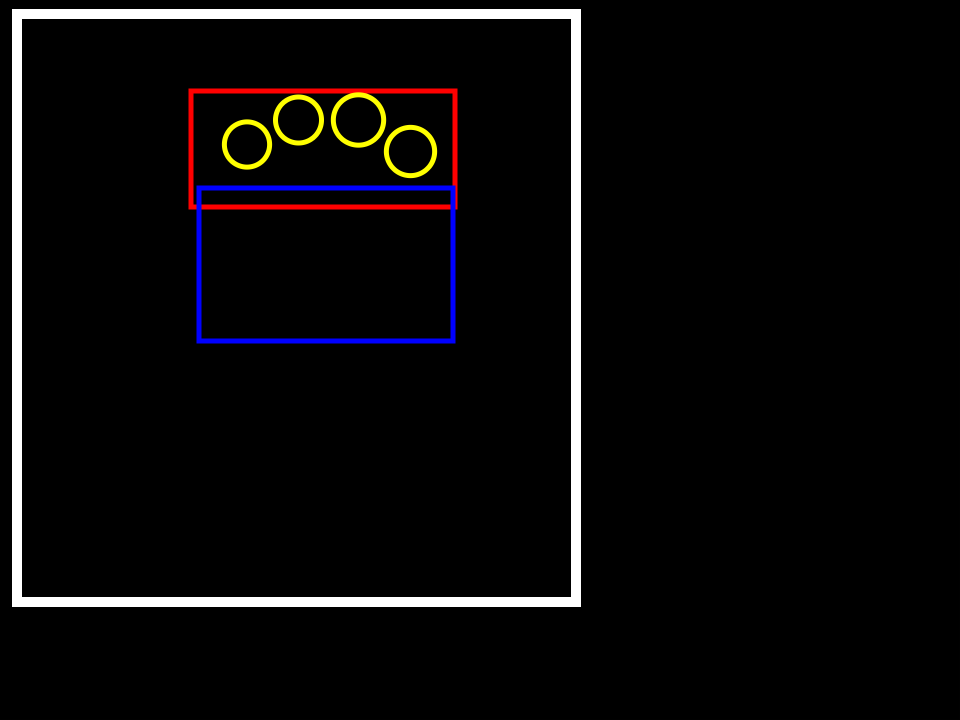
#> input picture meter-reader-Ivy/take-picture-and-read-meter/mask.jpeg, 960 x 720 px
$ python read_meter.py mask.jpeg
#> lines starting #> are read from the running program, lines starting #| are printed output that depends on the picture; after the words box and inside, x2 and y2 are one past the last pixel; in counts of white or black regions, pixels touching at a corner belong together
'''
Python version: 2.7
OpenCV version: 3.4.0
'''

# ======================================================
# Import necessary libraries and helper functions
# ======================================================

import numpy as np
import cv2
import random
from helpers import imshow
import sys
import math
import xml.etree.ElementTree as ET
from datetime import datetime
import os.path

# ======================================================
# ======================================================
# HELPER METHODS
# ======================================================
# ======================================================

def apply_mask(image, mask):
    h = image.shape[0]
    w = image.shape[1]
    image_with_mask = np.copy(image)
    for y in range(h):
        for x in range(w):
            r, g, b = mask[y, x]
            if r == 0 and g == 0 and b == 0:
                continue
            else:
                image_with_mask[y, x] = (r, g, b)
    return image_with_mask

def resize_image(image, width = None, height = None, inter = cv2.INTER_AREA):
    dimimension = None
    (h, w) = image.shape[:2]

    if width is None and height is None:
        return image
    if width is None:
        ratio = height / float(h)
        dimimension = (int(w * ratio), height)
    else:
        ratio = width / float(w)
        dimimension = (width, int(h * ratio))

    resized = cv2.resize(image, dimimension, interpolation = inter)
    return resized

# generate a set of matrices A_x, of size (m,n),
# where the xth matrix represents a vector drawn
# from the origin making an angle x with the X axis
# x ranges from 0 to 360 in step of 5
# [39 lines left out: functions create_matrices, matrix_dot_product, not called in this run]

# Parse arguments (string -> list)
# Require: s has to be in the format: 1,2,3,4...
def arg_parser(s):
    l = [] # returned list of points
    count = 1
    li = s.split(",")
    for i in li:
        if count == 1:
            p = [] # a point (x, y)
            p.append(int(float(i)))
        elif count == 0:
            p.append(int(float(i)))
            l.append(p)
        count = 1 - count
    return l

# Helper function to find angle between vectors v1 and v2
# [161 lines left out: functions get_angle, subtract_vectors, get_reading_top, get_reading_bottom, segment_image_hsv, get_angle and 4 more, not called in this run]

'''
Method for processing the top dials for a given segmentation threshold.
This method returns:
    "high" - if segmentation threshold is too high
    "low" - if segmentation threshold is too low
    Array of four angles (for four arrows) - if segmentation threshold is good enough
'''
def process_top_dials(seg_threshold, min_area, max_area,
                      thresh_angle, k, num_sample_points, color_range):
    global top_dials
    global top_dials_original
    angles = [] # angles of arrows with positive x-axis

    # Get a binary mask and clean it up.
    retval, mask = cv2.threshold(top_dials_gray, seg_threshold, 255, cv2.THRESH_BINARY_INV )
    median = cv2.medianBlur(mask, 21)
    mask = cv2.morphologyEx(median, cv2.MORPH_CLOSE, None, iterations = 6)
    mask = cv2.morphologyEx(median, cv2.MORPH_OPEN, None, iterations = 3)
    ##imshow(mask, "MASK")

    num_pixels = mask.size
    num_nonzero_pixels = cv2.countNonZero(mask)
    ratio = float(num_nonzero_pixels)/num_pixels
    print ("Fraction of nonzero pixels:", ratio)

    # Case 1: If ratio of nonzero pixels is too high, the threshold is too high.
    if ratio > 0.15:
        print ("   threshold is too high")
        return "high"
    if ratio < 0.05:
        print ("   threshold is too low")
        return "low"

    # ========================= Get contour of each "inner circle" ========================
    lower = np.array(color_range[0])
    upper = np.array(color_range[1])
    mask = cv2.inRange(top_dials, lower, upper)
    #imshow(mask, "Region of top dials")
    contours, hierarchy = cv2.findContours(mask, cv2.RETR_EXTERNAL, cv2.CHAIN_APPROX_SIMPLE)
    contours = sorted(contours, key=lambda ctr: cv2.boundingRect(ctr)[0]) # Sort left to right

    a = 0
    for contour in contours:
        # a += 1
        # if a != 1:
        #      continue
        center, radius = cv2.minEnclosingCircle(contour)

        # ================== cast values of center and radius to integer ===================
        c = list(center)
        c[0] = int(c[0])
        c[1] = int(c[1])
        center = tuple(c)
        radius *= 0.75
        radius = int(radius)

        # ======================= draw the contour and crop the image =======================
        top_dials_copy = np.copy(top_dials_original)
        cv2.circle(top_dials_copy, center, radius, (255, 0, 255), 2)
        #imshow(top_dials_copy, "Region of one top dial")
        one_top_dial = top_dials_original[center[1]-radius:center[1]+radius, center[0]-radius:center[0]+radius]
        one_top_dial_gray = cv2.cvtColor(one_top_dial, cv2.COLOR_BGR2GRAY)
        #imshow(one_top_dial_gray, "One top dial gray")
        rows,cols = one_top_dial_gray.shape

        # ====================== find Convex Hull of one_top_dial_gray ======================
        # Get a binary mask and clean it up.
        retval, mask = cv2.threshold(one_top_dial_gray, seg_threshold, 180, cv2.THRESH_BINARY_INV)
        median = cv2.medianBlur(mask, 21)
        #imshow(mask, "MASK")
        mask = cv2.morphologyEx(median, cv2.MORPH_CLOSE, None, iterations = 6)
        mask = cv2.morphologyEx(median, cv2.MORPH_OPEN, None, iterations = 3)
        contours, hierarchy = cv2.findContours(mask, cv2.RETR_TREE, cv2.CHAIN_APPROX_SIMPLE)

        # create hull array for convex hull points
        hull = []
        for i in range(len(contours)):
            hull.append(cv2.convexHull(contours[i], False))
        # draw contours and hull points
        drawing = np.zeros((rows, cols, 3), np.uint8)
        drawing.fill(50)
        for i in range(len(contours)):
            color_contours = (0, 0, 0)
            color = (0, 0, 0)
            cv2.drawContours(drawing, contours, i, color_contours, 1, 8, hierarchy)
            cv2.drawContours(drawing, hull, i, color, 1, 8)
            cv2.fillPoly(drawing, hull, color)

        #imshow(drawing, "Identified Convex Hull")

        # ======= find the maximum dot product between the processed image and A_x's ========
        A = create_matrices(rows, cols)
        i = 0
        prod = 0
        angle = 0
        angle1 = 0
        angle2 = 0
        for x in range(0, 360, 5):
            temp = matrix_dot_product(A[i], drawing)
            if x == 0:
                prod = temp
            if temp > prod:
                prod = temp
                angle1 = x
            # [6 lines of commented-out code are left out]
            i += 1
        i = 0
        for x in range(0, 360, 5):
            temp = matrix_dot_product(A[i], drawing)
            if x == 0:
                prod = temp
            if temp >= prod:
                prod = temp
                angle2 = x
            i += 1
        if abs(angle1 - angle2) > 35:
            angle = angle1
        else:
            angle = (angle1 + angle2) / 2
        # print("old angle: " + str(angle), ", " + str(angle1) + ", " + str(angle2))

        # convert angle wrt negative y-axis to positve x-axis
        if angle - 90 >= 0:
            angle -= 90
        else:
            angle += 270

        # ======= draw the line indicating the angle ========
        origin_x = math.floor(cols / 2)
        origin_y = math.floor(rows / 2)
        sinx = math.sin(angle/180*3.14)
        cosx = math.cos(angle/180*3.14)
        r = min(cols, rows) / 2
        cv2.line(drawing,(origin_x, origin_y),(origin_x + math.floor(r * cosx), origin_y - math.floor(r * sinx)),(0,0,255),3)
        #imshow(drawing, "Found Angle")
        angles.append(angle)
    return angles

# [6 lines left out: function displayError, not called in this run]


# ======================================================
# ======================================================
# MAIN
# ======================================================
# ======================================================

IMG_PATH = ""
IMG_PATH_ORIGINAL = ""

# CONSTANTS:
K = 10
THRESH_ANGLE = 60
NUM_SAMPLE_POINTS_SMALL_ARROW = 50
NUM_SAMPLE_POINTS_LONG_ARROW = 250
SMALL_ARROW_MIN_AREA = 3000
SMALL_ARROW_MAX_AREA = 6000
IMAGE_WIDTH = 960
IMAGE_HEIGHT = 720

# FOR GENERAL METER
BOTTOM_DIAL_BASE_ANGLE_LEFT = 48
BOTTOM_DIAL_BASE_ANGLE_RIGHT = 33.75
BOTTOM_READING_LEFT = 0
BOTTOM_READING_RIGHT = 0
GET_BASE_ANGLE_ONLY = 0
DIAL_TYPE = 0 # 1 - CIRCULAR_DIAL_ONLY, 2 - SCALE_ONLY, 3 - BOTH
NUM_OF_CIRCULAR_DIALS = 0
ORIENTATION_OF_FIRST_DIAL = 0
BOTTOM_DIAL_BOUNDARY_POINTS = []
base_angle = 0
SCALE_TYPE = 1
LOG_FILENAME = ""

# Color HSV
boundaries = [
    ([220, 220, 220], [256, 256, 256]), # white
    ([17, 15, 130], [50, 56, 260]),     # red
    ([86, 31, 4], [220, 88, 50]),       # blue
    ([0, 200, 220], [150, 260, 260]),   # yellow
    ([36,0,0], [86,255,255]),           # green
    ([180,0,100], [200,100,170])        # purple
]

# Parse meter_property.xml
tree = ET.parse('meter_property.xml')
#> (reads meter-reader-Ivy/take-picture-and-read-meter/meter_property.xml from the repository)
root = tree.getroot()
for child in root:
    tag = child.tag
    attrib = child.attrib
    # if tag == "image_unedited":
    #     IMG_PATH_ORIGINAL = child.text
    if tag == "meter_type":
        try:
            DIAL_TYPE = int(child.text)
        except:
            displayError(1)
    elif tag == "base_angle":
        try:
            base_angle = float(child.text)
        except:
            displayError(2)
    elif tag == "number_of_dial":
        try:
            NUM_OF_CIRCULAR_DIALS = int(child.text)
        except:
            displayError(1)
    elif tag == "orientation":
        try:
            ORIENTATION_OF_FIRST_DIAL = int(child.text)
        except:
            displayError(1)
    elif tag == "coordinates":
        s = ""
        for val in child:
            s += val.text
            s += ","
        s = s[:-1]
        bottom_dial_bound = arg_parser(s)
    elif tag == "boundary_reading":
        s = ""
        for val in child:
            s += val.text
            s += ","
        s = s[:-1]
        l = arg_parser(s)
        BOTTOM_READING_LEFT = l[0][0]
        BOTTOM_READING_RIGHT = l[0][1]
    elif tag == "log_or_linear":
        try:
            SCALE_TYPE = int(child.text)
        except:
            displayError(1)
    elif tag == "filename_to_save":
        LOG_FILENAME = child.text

# get the original image and resize
IMG_PATH_ORIGINAL = sys.argv[1]
image_orig = cv2.imread(IMG_PATH_ORIGINAL)
#> image_orig is the input picture: shape (720, 960, 3); mean B, G, R 10, 9.6, 10.9
image_orig = resize_image(image_orig, height = 720)
# image_orig = cv2.resize(image_orig, (IMAGE_WIDTH, IMAGE_HEIGHT))

# get the edited image from mask
mask = cv2.imread("mask.jpeg")
image_temp = apply_mask(image_orig, mask)
cv2.imwrite("image_with_mask.jpeg",image_temp) # save the image in current directory
image = cv2.imread("image_with_mask.jpeg") # get this image

# =============================================================================
# STEP 0: Get the General Region of Interest (ROI) and Find Tilt Angle of the Meter
## =============================================================================

print ("*"*30, "\nSTEP 1: LOOKING FOR THE GENERAL AREA OF INTEREST ...")
gray = cv2.cvtColor(image, cv2.COLOR_BGR2GRAY)
#imshow(gray)

# find the color within the specified boundaries (white) and apply mask
ran = boundaries[0]
lower = np.array(ran[0])
upper = np.array(ran[1])
mask = cv2.inRange(image, lower,  upper)
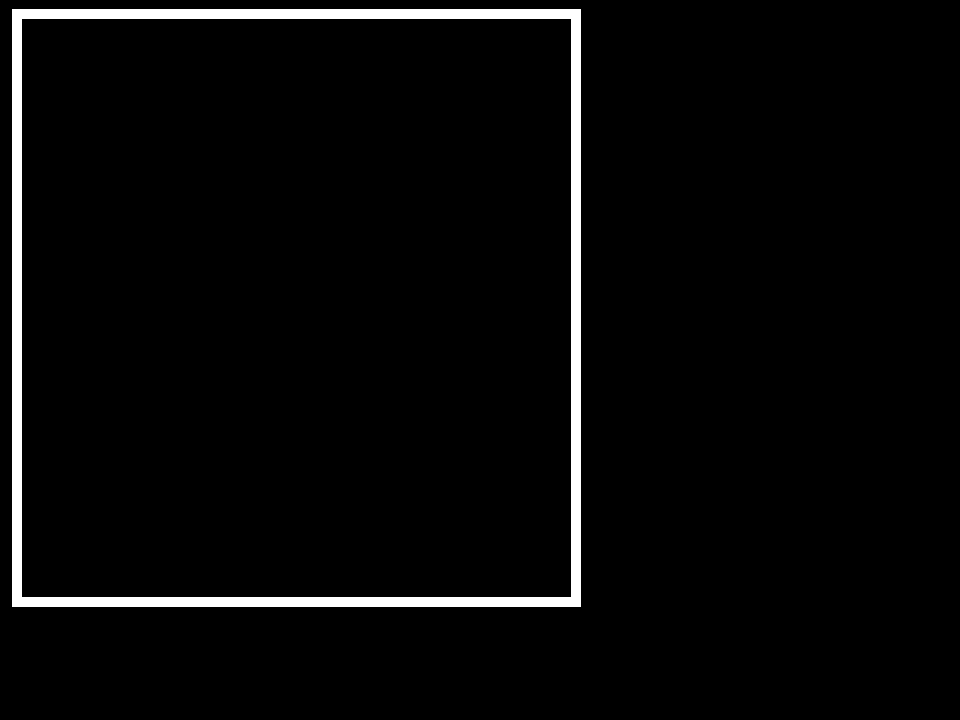
#> mask: shape (720, 960); 3.3% white; 1 white region

#imshow(mask)
contours, hierarchy = cv2.findContours(mask, cv2.RETR_LIST, cv2.CHAIN_APPROX_NONE)
#> contours = 2 contours; box (x1, y1, x2, y2) and area: (12, 9, 581, 607) 339096, (21, 18, 572, 598) 318448
contours = sorted(contours, key = cv2.contourArea, reverse = True)
index = 1 # alternatively can use a range of reasonable areas
cnt = contours[index]
#> cnt = contour of 2254 points, box (x1, y1, x2, y2) (21, 18, 572, 598), area 318448
rect = cv2.minAreaRect(cnt)
#> rect = ((296, 307.5), (579, 550), -90)
box = cv2.boxPoints(rect)
#> box = [[571, 597], [21, 597], [21, 18], [571, 18]]
box = np.int0(box)
image = cv2.drawContours(image,[box],0,(0,0,255),6)
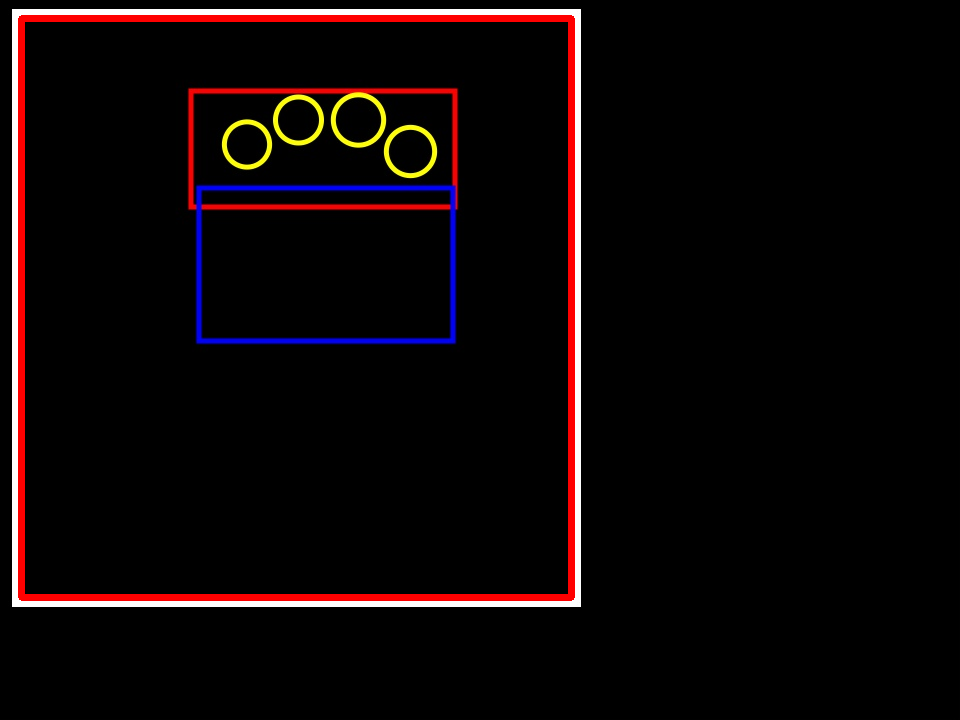
#> image: shape (720, 960, 3); mean B, G, R 6.8, 6.3, 13.4
#imshow(image, "General area bounding rectangle")

# General ROI of the meter
x_min = min([pair[0][0] for pair in cnt]) + 5
#> x_min = 26
x_max = max([pair[0][0] for pair in cnt]) - 5
#> x_max = 566
y_min = min([pair[0][1] for pair in cnt]) + 5
#> y_min = 23
y_max = max([pair[0][1] for pair in cnt]) - 5
#> y_max = 592

#meter_ROI = image[y_min:y_max, x_min:x_max] # Meter's ROI
image = image[y_min:y_max, x_min:x_max] # Meter's ROI
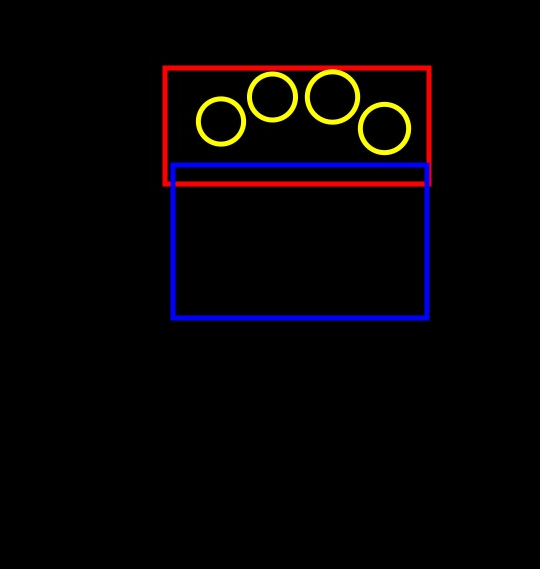
#> image: shape (569, 540, 3); mean B, G, R 3.8, 2.6, 5.6
#imshow(image, "General region of interest: Meter")

REF_METER_HEIGHT = 2100.0
scale = REF_METER_HEIGHT / len(image)
#> scale = 3.69
image = cv2.resize(image, None, fx=scale, fy=scale, interpolation = cv2.INTER_CUBIC)
#> image: shape (2100, 1993, 3)

# =============================================================================
# STEP 1: Find Tilt Angle of the Meter (use the original image)
# =============================================================================
if DIAL_TYPE == 0:

    print ("*"*30, "\nSTEP 1: LOOKING FOR THE METER ...")
    gray = cv2.cvtColor(image_orig, cv2.COLOR_BGR2GRAY)
    #imshow(gray)
    retval, mask = cv2.threshold(gray, 100, 255, cv2.THRESH_BINARY_INV)
    #imshow(mask)
    contours, hierarchy = cv2.findContours(mask, cv2.RETR_LIST, cv2.CHAIN_APPROX_NONE)
    contours = sorted(contours, key = cv2.contourArea, reverse = True)
    index = 1 # alternatively can use a range of reasonable areas
    cnt = contours[index]

    # Find Tilt Angle of the Meter
    rect = cv2.minAreaRect(cnt)
    box = cv2.boxPoints(rect)
    box = np.int0(box)
    image_copy = np.copy(image_orig)
    image_copy = cv2.drawContours(image_copy,[box],0,(0,0,255),6)
    base_angle = get_angle([100, 0],  box[0] - box[1])
    print ("Tilt (base) angle of the meter:", "%.1f"%base_angle)
    #imshow(image_copy, "Minimum area bounding rectangle\nBase angle: {0:.1f} degrees".format(base_angle))

# for getting rid of the rectangles drawn on the image
meter_ROI = image_orig[y_min:y_max, x_min:x_max] # Meter's ROI
REF_METER_HEIGHT = 2100.0
scale = REF_METER_HEIGHT / len(meter_ROI)
meter_ROI = cv2.resize(meter_ROI, None, fx=scale, fy=scale, interpolation = cv2.INTER_CUBIC)
#> meter_ROI: shape (2100, 1993, 3)

# =============================================================================
# STEP 2: Get angles of small arrows
# =============================================================================

if DIAL_TYPE == 1 or DIAL_TYPE == 3:

    print ("*"*30, "\nSTEP 2: LOOKING FOR ANGLES OF THE SHORT ARROWS ...")
    final_top_reading = ""

    # find contour of top dials
    ran = boundaries[1]
    lower = np.array(ran[0])
    upper = np.array(ran[1])
    mask = cv2.inRange(image, lower, upper)
#> mask: shape (2100, 1993); 0.01% white in thin lines or dots, all inside (x1, y1, x2, y2) = (602, 244, 1591, 687)
    #imshow(mask)
    contours, hierarchy = cv2.findContours(mask, cv2.RETR_EXTERNAL, cv2.CHAIN_APPROX_SIMPLE)
#> contours = 30 contours, all with area under 20
    contours = sorted(contours, key = cv2.contourArea, reverse = True)

    k = 1
    for contour in contours:
        [x, y, w, h] = cv2.boundingRect(contour)
        if k == 1:
            x_min = x
            x_max = x + w
            y_min = y
            y_max = y + h
        else:
            if x < x_min:
                x_min = x
            if y < y_min:
                y_min = y
            if x + w > x_max:
                x_max = x + w
            if y + h > y_max:
                y_max = y + h
        k = k + 1
#> this loop made 30 passes
#> (x, y, w, h, x_min, x_max, y_min, y_max) on pass 1: (602, 680, 4, 7, 602, 606, 680, 687)
#> after the loop, k = 31
    image_copy = np.copy(image)
    cv2.rectangle(image_copy, (x_min, y_min), (x_max, y_max), (255, 0, 255), 2)
    #imshow(image_copy, "Contour for top dials")

    top_dials = image[y_min-10:y_max, x_min-5:x_max] # with inner circles drawn
    top_dials_original = meter_ROI[y_min-10:y_max, x_min-5:x_max] # without inner circles
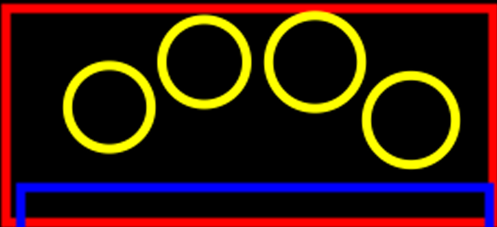
#> top_dials_original: shape (453, 994, 3) (shown at 1/2 size); mean B, G, R 11.5, 23, 50.1
    #imshow(top_dials_original, "Top dials")
    top_dials_gray = cv2.cvtColor(top_dials_original, cv2.COLOR_BGR2GRAY)
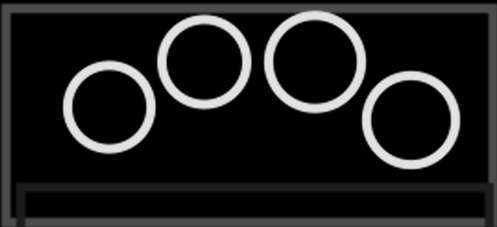
#> top_dials_gray: shape (453, 994) (shown at 1/2 size); min 0, max 226, mean 29.8

    # Binary search to find a good segmentaiton threshold.
    l, r = 0, 255
    while r - l >= 0:
        mid = (l+r) / 2
        print ("*"*30, "\n", "TRY THRESHOLD {}".format(mid))
        angles = process_top_dials(mid, SMALL_ARROW_MIN_AREA, SMALL_ARROW_MAX_AREA,
                            THRESH_ANGLE, K, NUM_SAMPLE_POINTS_SMALL_ARROW, boundaries[3])
        if angles == "low":
            l = mid+1
        elif angles == "high":
            r = mid-1
        else:
            break
#> this loop made 8 passes
#> (num_nonzero_pixels in process_top_dials, ratio in process_top_dials) on passes 1 to 8: (410777, 0.912), (365932, 0.813), (349520, 0.776), (323376, 0.718), (314733, 0.699), (310714, 0.69), (308051, 0.684), (304848, 0.677)
#> (printed output is left out)
#> pass 1, in process_top_dials, `median = cv2.medianBlur(mask, 21)`:
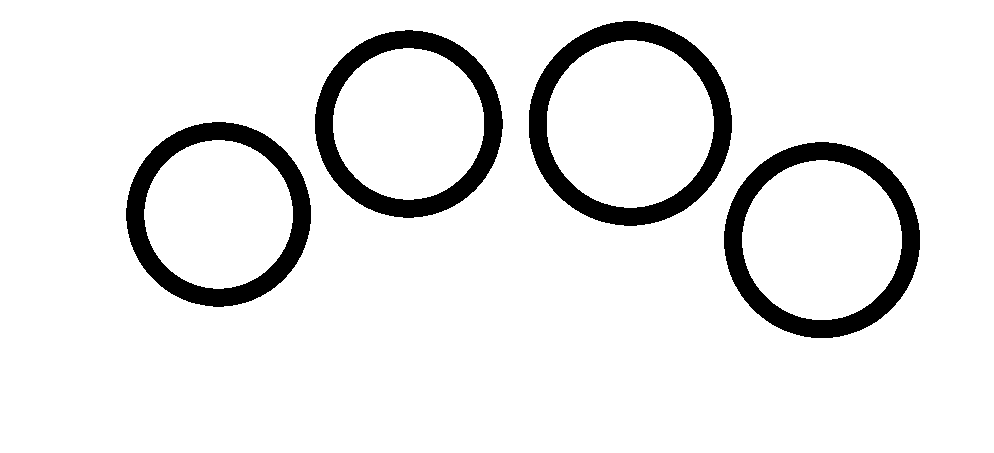
#> median: shape (453, 994); 91.2% white; 4 black regions, box (x1, y1, x2, y2) and area: (529, 21, 732, 226) 10524, (724, 142, 920, 338) 10036, (315, 30, 503, 218) 9552, (126, 122, 311, 307) 9393
#> pass 2, in process_top_dials (call 2), `retval, mask = cv2.threshold(top_dials_gray, seg_threshold, 255, cv2.T..`:
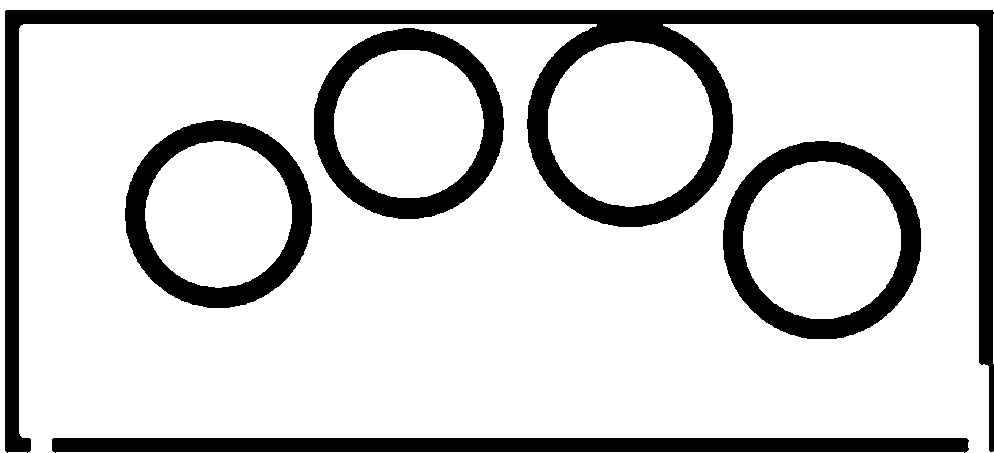
#> mask: shape (453, 994); 81.6% white; 5 black regions, box (x1, y1, x2, y2) and area: (5, 10, 994, 453) 36990, (52, 438, 969, 453) 12826, (723, 141, 921, 339) 11328, (314, 28, 504, 219) 10845, (125, 120, 312, 308) 10662

    # print out result
    print ("\n\n", "#"*30, "\n", "#"*30)
    print ("GOOD ANGLES FOUND!")
    print ("ANGLES OF THE SHORT ARROWS (FROM LEFT TO RIGHT):")
    i = 0
    for angle in angles:
        i += 1
#> (the run stopped early here; a loop or call above may not have finished)
